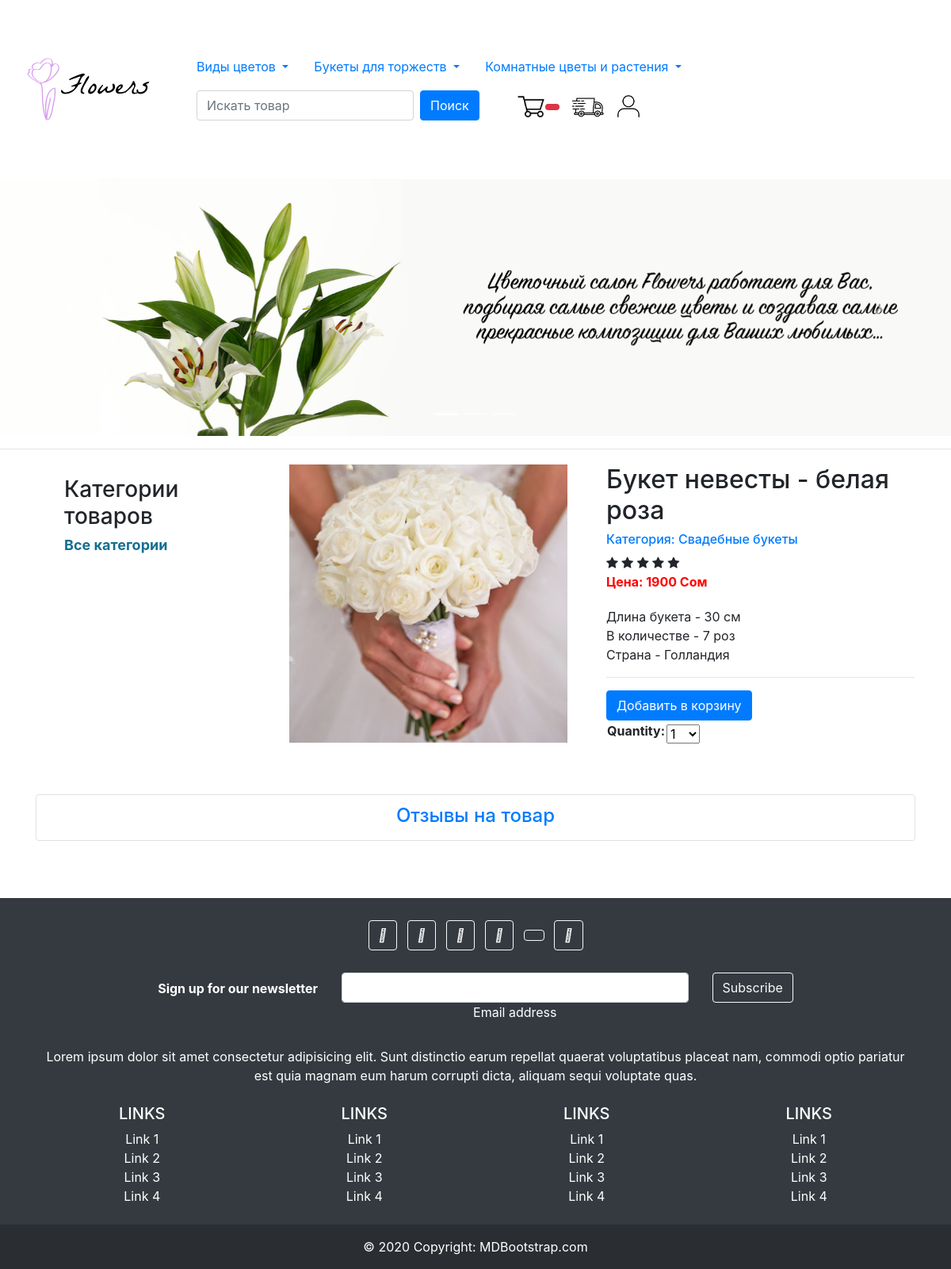
Screenshot of /6/buket-nevesty-belaya-roza/ with the database file from the repository.
### mainapp/models.py (models this page shows, shortened)
class Good(models.Model):
    category = models.ForeignKey(Category, related_name='товары', verbose_name="Категория",on_delete=models.CASCADE)
    name = models.CharField(max_length=200, db_index=True, verbose_name="Название товара")
    slug = models.SlugField(max_length=200, db_index=True)
    image = models.ImageField(upload_to='media', blank=True, verbose_name="Картинка")
    description = models.TextField(blank=True, verbose_name="Описание")
    price = models.IntegerField(default=0, verbose_name="Цена")
    stock = models.PositiveIntegerField(verbose_name="Количество в наличии")
    available = models.BooleanField(default=True, verbose_name="Доступен")
    created = models.DateTimeField(auto_now_add=True, verbose_name='Создан')
    updated = models.DateTimeField(auto_now=True, verbose_name='Обновлен')
    sale = models.IntegerField(default=0, verbose_name="Скидка %")
    class Meta:
        ordering = ['name']
        index_together = [
            ['id', 'slug']
        ]
        verbose_name = 'Товар'
        verbose_name_plural = 'Товары'

class Category(models.Model):
    name = models.CharField(max_length=200, db_index=True, verbose_name='Имя категории')
    slug = models.SlugField(max_length=200, db_index=True, unique=True)
    class Meta:
        ordering = ['name']
        verbose_name = 'Категория'
        verbose_name_plural = 'Категории'
    def __str__(self):
        return self.name
    def get_absolute_url(self):
        return reverse('mainapp:category-list', args=[self.slug])

### mainapp/views.py (the view)
# urls.py: path('<int:id>/<good_slug>/', views.goods_detail, name='goods-detail'),
def goods_detail(request, id, good_slug):
    good = get_object_or_404(Good, id=id, slug=good_slug, available=True)
    cart_good_form = CartAddGoodForm()
    return render(request, 'good/gooddetail.html', {
        'good': good,
        'cart_good_form': cart_good_form})

### cart/forms.py
class CartAddGoodForm(forms.Form):
    quantity = forms.TypedChoiceField(choices=PRODUCT_QUANTITY_CHOICES, coerce=int)
    update = forms.BooleanField(required=False, initial=False, widget=forms.HiddenInput)

### cart/context_processors.py (called while the page is built)
def cart(request):
    return {'cart': Cart(request)}

### mainapp/templates/good/gooddetail.html (shortened to what this page needs)
{% extends 'base.html' %}
{% load static %}
{% block content %}
<div class="container">
    <table>
        <tr>
            <th></th>
            <th></th>
        </tr>
        <tr>
            <td style="width: 300px; vertical-align:top;">
                <div class="w3-sidebar w3-light-grey w3-bar-block" style="width:100%; padding-left: 20px;">
                    <div class="col-sm-3 col-sm-offset-1 blog-sidebar">
                      <div class="sidebar-module">
                        <h3>Категории товаров</h3>
                        <ol class="list-unstyled" style="width: max-content;">
                          <li {% if not category %} class="active"{% endif %}><a href="{% url 'mainapp:goods-list' %}"><h5 style="color: rgb(20, 110, 146); font-size:18px; font-weight:bold;">Все категории</h5></a></li>
                        </ol>
                      </div>
                    </div>
                  </div>
            </td>
            <td>
                <section class="mb-5">
                    <div class="row">
                      <div class="col-md-6 mb-4 mb-md-0">
                        <div class="mdb-lightbox">
                          <div class="row product-gallery mx-1">
                            <div class="col-12 mb-0">
                              <figure class="view overlay rounded z-depth-1 main-img">
                                  <img src="{% if good.image %} {{ good.image.url }} {% else %} {% static 'media/nophoto.jpg' %} {% endif %}"
                                    class="img-fluid z-depth-1">
                              </figure>
                            </div>
                          </div>
                        </div>
                      </div>
                      <div class="col-md-6">
                        <h2>{{ good.name }}</h2>
                        <h6><a href="{{ good.category.get_absolute_url }}">Категория: {{ good.category }}</a></h6>
                        <div class="stars">
                            <span class="fa fa-star checked"></span>
                            <span class="fa fa-star checked"></span>
                            <span class="fa fa-star checked"></span>
                            <span class="fa fa-star"></span>
                            <span class="fa fa-star"></span>
                        </div>
                        <p><span class="mr-1" style="color: red;"><strong>Цена: {{ good.price }} Сом</strong></span></p>
                        <p class="pt-1">{{ good.description|safe|linebreaksbr }}</p>
                        <hr>
                        <table>
                                <tr>
                                    <form action="{% url "cart:add-to-cart" good.id %}" method="post">
                                        {{ cart_good_form }}
                                    <input type="submit" value="Добавить в корзину" class="btn btn-primary">
                                    </form>
                                </tr>
                        </table>
                      </div>
                    </div>
                  </section>
            </td>
        </tr>
    </table>
<div class="classic-tabs border rounded px-4 pt-1">
    <ul class="nav tabs-primary nav-justified" id="advancedTab" role="tablist">
      <li class="nav-item">
        <a class="nav-link" id="reviews-tab" data-toggle="tab" href="#reviews" role="tab" aria-controls="reviews" aria-selected="false"><h4>Отзывы на товар</h4></a>
      </li>
    </ul>
  </div>
<br>
<br>
<br>
</div>
{% endblock %}

### mainapp/static/css/styles.css (style rules this page uses)
.sidebar-module { padding: 15px; margin: 0 -15px 15px; }

### rows the page displays
Good: image (picture), name "Букет невесты - белая роза", category "Свадебные букеты", price "1900", description "Длина букета - 30 см В количестве - 7 роз Страна - Голландия"
